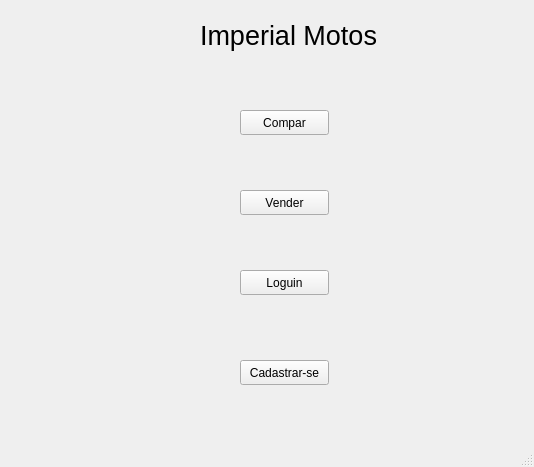
<?xml version="1.0" encoding="UTF-8"?>
<ui version="4.0">
 <class>MainWindow</class>
 <widget class="QMainWindow" name="MainWindow">
  <property name="geometry">
   <rect>
    <x>0</x>
    <y>0</y>
    <width>534</width>
    <height>467</height>
   </rect>
  </property>
  <property name="windowTitle">
   <string>MainWindow</string>
  </property>
  <widget class="QWidget" name="centralwidget">
   <widget class="QLabel" name="label">
    <property name="geometry">
     <rect>
      <x>200</x>
      <y>20</y>
      <width>191</width>
      <height>31</height>
     </rect>
    </property>
    <property name="font">
     <font>
      <pointsize>20</pointsize>
     </font>
    </property>
    <property name="text">
     <string>Imperial Motos</string>
    </property>
   </widget>
   <widget class="QPushButton" name="pushButton">
    <property name="geometry">
     <rect>
      <x>240</x>
      <y>110</y>
      <width>89</width>
      <height>25</height>
     </rect>
    </property>
    <property name="text">
     <string>Compar</string>
    </property>
   </widget>
   <widget class="QPushButton" name="pushButton_2">
    <property name="geometry">
     <rect>
      <x>240</x>
      <y>190</y>
      <width>89</width>
      <height>25</height>
     </rect>
    </property>
    <property name="text">
     <string>Vender</string>
    </property>
   </widget>
   <widget class="QPushButton" name="pushButton_3">
    <property name="geometry">
     <rect>
      <x>240</x>
      <y>270</y>
      <width>89</width>
      <height>25</height>
     </rect>
    </property>
    <property name="text">
     <string>Loguin</string>
    </property>
   </widget>
   <widget class="QPushButton" name="pushButton_4">
    <property name="geometry">
     <rect>
      <x>240</x>
      <y>360</y>
      <width>89</width>
      <height>25</height>
     </rect>
    </property>
    <property name="text">
     <string>Cadastrar-se</string>
    </property>
   </widget>
  </widget>
  <widget class="QStatusBar" name="statusbar"/>
 </widget>
 <resources/>
 <connections/>
</ui>
